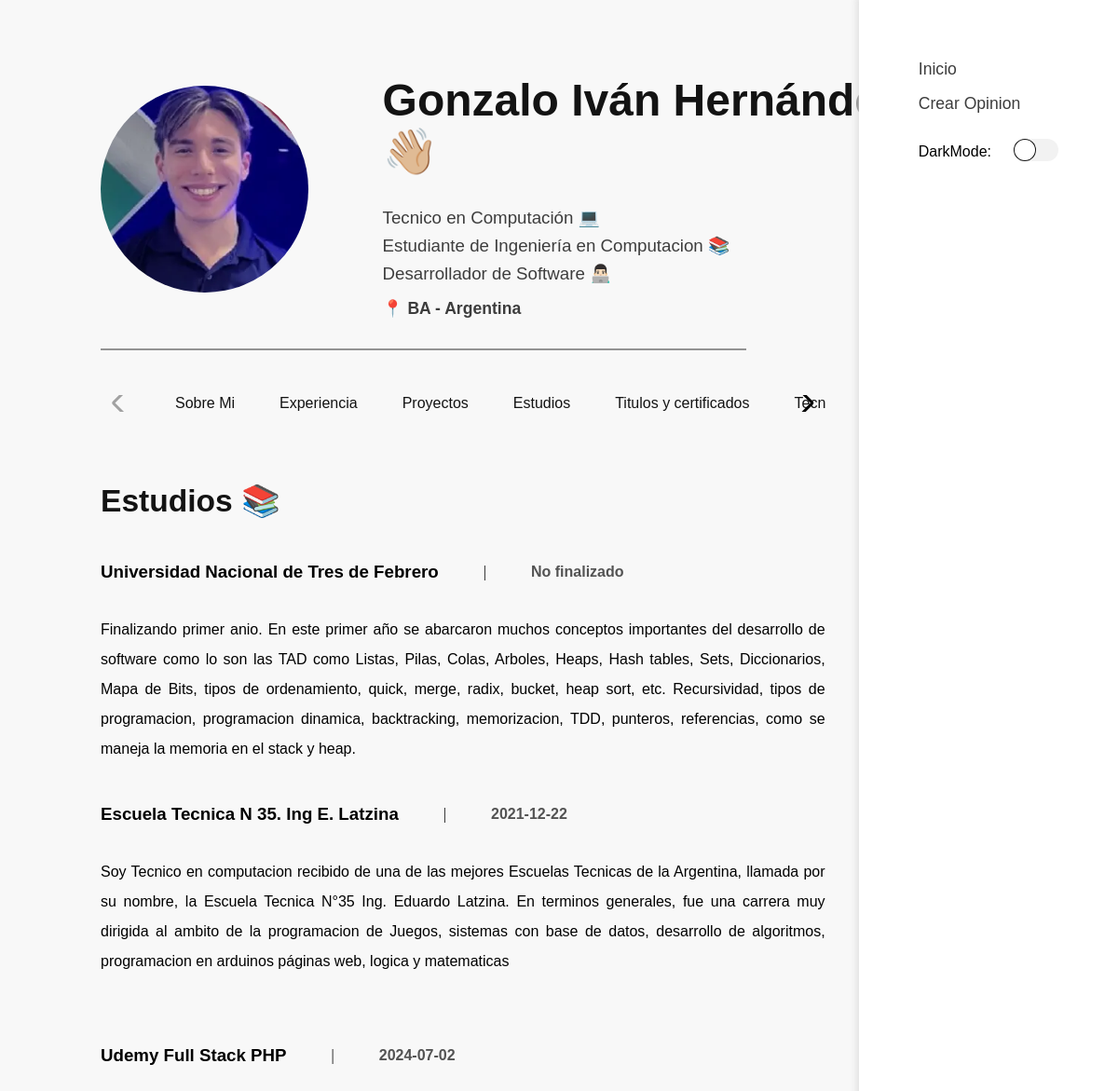
/estudios, run on the app's committed database.
### tables this page shows
CREATE TABLE titulo(
    id int NOT NULL AUTO_INCREMENT,
    nombre varchar(50),
    duracion varchar(50),
    imagen varchar(30),
    fecha DATE,
    PRIMARY KEY(id)
);

### controllers/EstudiosController.php (called while the page is built, shortened)
<?php
class EstudiosController{
    public static function index(Router $router){
       $controller = new self();
        $estudios = $controller->devolverEstudiosTitulo();
        $router->render("estudios/index",[
            "titulo"=>"Estudios",
            "estudios"=>$estudios
        ]);
    }
    public function devolverEstudiosTitulo() : array{
        $titulos = Titulo::all("ASC");
        $titulos_assoc = [];
        foreach ($titulos as $key => $titulo) {
            $titulos_assoc[$titulo->id] = $titulo;
        }
        $estudios = Estudio::all("ASC");
        foreach($estudios as $estudio){
            if(isset($titulos_assoc[$estudio->id])){
                $estudio->fecha = $titulos_assoc[$estudio->id]->fecha;
            }
        }
        return $estudios;
    }
}

### public/index.php (called while the page is built, shortened)
<?php
$router = new Router();
$router->get("/",[IndexController::class,"index"]);
$router->get("/experiencia",[ExperienciaController::class,"index"]);
$router->get("/estudios",[EstudiosController::class,"index"]);
$router->get("/titulos",[TitulosController::class,"index"]);
$router->get('/proyectos',[ProyectosController::class,"index"]);
$router->get('/tecnologias',[TecnologiasController::class,"index"]);
$router->comprobarRutas();

### models/ActiveRecord.php (called while the page is built, shortened)
<?php
class ActiveRecord {
    protected static $db;
    protected static $tabla = '';
    public static function setDB($database) {
        self::$db = $database;
    }
    public static function all($order = 'DESC') {
        $query = "SELECT * FROM " . static::$tabla . " ORDER BY id {$order};";
        $resultado = self::consultarSQL($query);
        return $resultado;
    }
    public static function consultarSQL($query) {
        $resultado = self::$db->query($query);
        $array = [];
        while($registro = $resultado->fetch_assoc()) {
            $array[] = static::crearObjeto($registro);
        }
        return $array;
    }
    protected static function crearObjeto($registro) {
        $objeto = new static;
        foreach($registro as $key => $value ) {
            if(property_exists( $objeto, $key  )) {
                $objeto->$key = $value;
            }
        }
        return $objeto;
    }
}

### views/estudios/index.php (the view)
<section class="seccion container">
    <div class="seccion__titulo">
        <h2>Estudios 📚</h2>
    </div>
    <?php foreach ($estudios as $key => $estudio) : ?>
        <div class="seccion__subtitulo">
            <div class="seccion__row">
                <h3><?php echo $estudio->nombreInstitucion; ?>  </h3>|
                <p class="seccion__row-subdata"><?php echo $estudio->fecha ?? "No finalizado" ?></p>
            </div>
            <div class="seccion__texto">
                <?php
                    $texto = $estudio->descripcion;
                    $parrafos = preg_split('/\n{2,}/', $texto);
                ?>
                <div class="seccion__parrafo">
                <?php foreach ($parrafos as $key => $parrafo) : ?>
                    <p><?php echo $parrafos[$key] ?></p>
                <?php endforeach; ?>
                </div>
            </div>
        </div>
    <?php endforeach; ?>
</section>

### public/build/css/app.css (style rules this page uses)
body { background-color:#f8f8f8;padding:2rem 0;margin:0 }
:after,:before { margin:0;padding:0 }
a,button,h1,h2,h3,h4,h5,h6,input,label,p,small,span,textarea,ul { font-family:Poppins,sans-serif }
.container { max-width:60%;margin:0 auto }
@media (min-width:768px) { .container { max-width:70%;margin:0 auto } }
@media (min-width:1024px) { .container { max-width:80%;margin:0 auto } }
.seccion { overflow-y:scroll;max-height:1000px }
@media (min-width:768px) { .seccion { max-height:700px } }
.seccion__titulo { font-size:1.4rem;color:#131313 }
.seccion__row { display:flex;align-items:center;gap:3rem }
.seccion__row-subdata { color:#535353;font-weight:600 }
.seccion__texto { text-align:justify;width:90% }
.seccion__parrafo { line-height:2rem;height:200px;overflow:hidden;transition:height .4s ease }

### data on the page
titulo: nombreInstitucion "Universidad Nacional de Tres de Febrero", id+fecha "No finalizado", key "Finalizando primer anio. En este primer año se abarcaron muchos conceptos importantes del desarrollo de software como lo son las TAD como Listas, Pilas, Colas, Arboles, Heaps, Hash tables, Sets, Diccionarios, Mapa de Bits, tipos de ordenamiento, quick, merge, radix, bucket, heap sort, etc. Recursividad, tipos de programacion, programacion dinamica, backtracking, memorizacion, TDD, punteros, referencias, como se maneja la memoria en el stack y heap."
titulo: nombreInstitucion "Escuela Tecnica N 35. Ing E. Latzina", fecha "2021-12-22", key "Soy Tecnico en computacion recibido de una de las mejores Escuelas Tecnicas de la Argentina, llamada por su nombre, la Escuela Tecnica N°35 Ing. Eduardo Latzina. En terminos generales, fue una carrera muy dirigida al ambito de la programacion de Juegos, sistemas con base de datos, desarrollo de algoritmos, programacion en arduinos páginas web, logica y matematicas"
titulo: nombreInstitucion "Udemy Full Stack PHP", fecha "2024-07-02"
